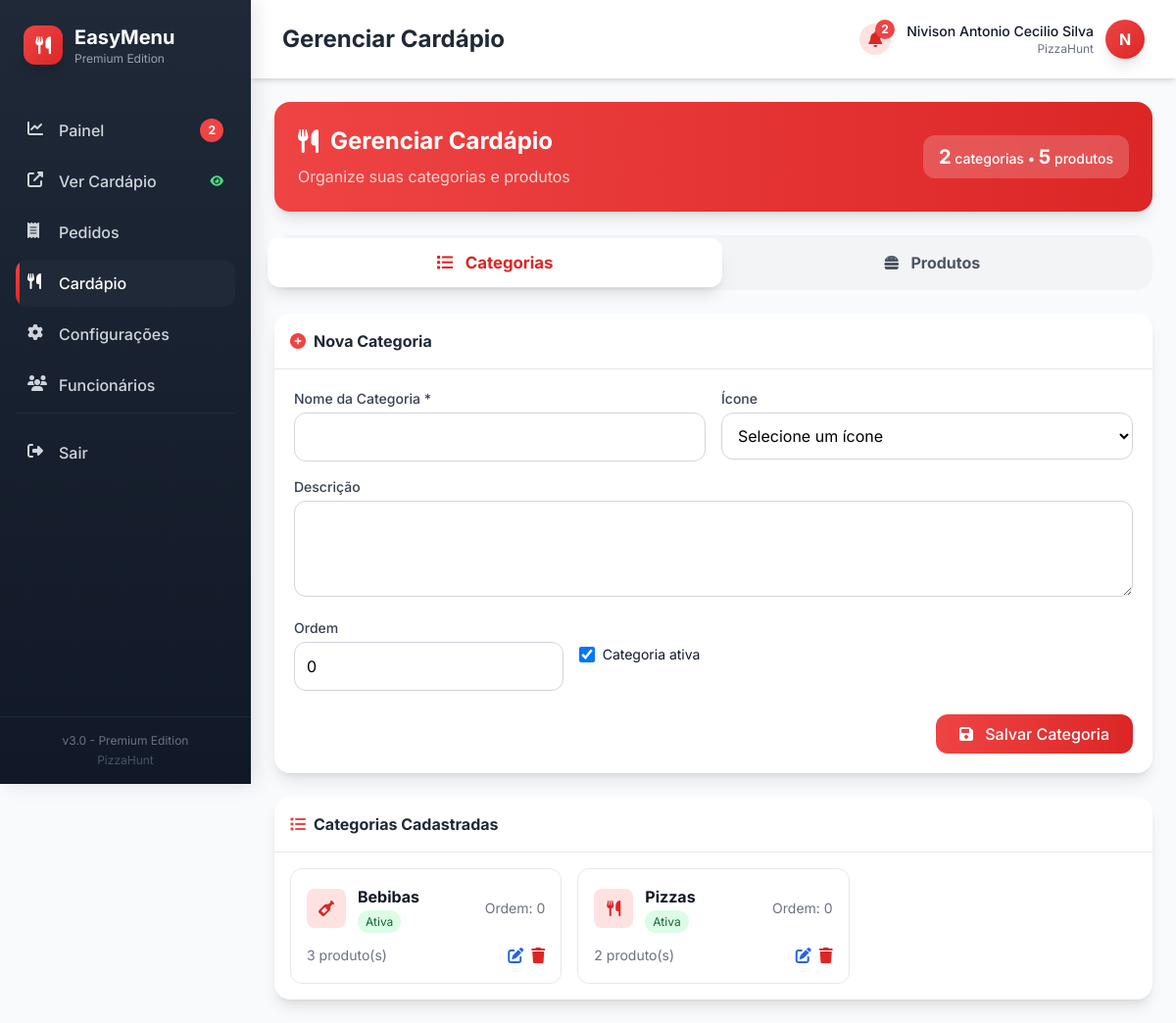
Screenshot of /index.php?pagina=cardapio (signed in) with the database file from the repository.
### tables this page shows
CREATE TABLE restaurantes (
                id INTEGER PRIMARY KEY AUTOINCREMENT,
                usuario_id INTEGER UNIQUE,
                nome TEXT NOT NULL,
                slogan TEXT,
                descricao TEXT,
                logo TEXT,
                banner TEXT,
                cnpj TEXT,
                endereco TEXT NOT NULL,
                numero TEXT,
                bairro TEXT,
                cidade TEXT DEFAULT 'São Paulo',
                estado TEXT DEFAULT 'SP',
                cep TEXT,
                telefone TEXT NOT NULL,
                whatsapp TEXT NOT NULL,
                instagram TEXT,
                site TEXT,
                horario_abertura TIME DEFAULT '10:00',
                horario_fechamento TIME DEFAULT '22:00',
                dias_funcionamento TEXT DEFAULT 'segunda,terca,quarta,quinta,sexta,sabado,domingo',
                cor_principal TEXT DEFAULT '#DC2626',
                cor_secundaria TEXT DEFAULT '#F59E0B',
                cor_texto TEXT DEFAULT '#1F2937',
                cor_fundo TEXT DEFAULT '#FFFFFF',
                tema TEXT DEFAULT 'claro',
                taxa_entrega DECIMAL(10,2) DEFAULT 5.00,
                pedido_minimo DECIMAL(10,2) DEFAULT 15.00,
                raio_entrega INTEGER DEFAULT 5,
                aceita_retirada INTEGER DEFAULT 1,
                aceita_delivery INTEGER DEFAULT 1,
                aceita_local INTEGER DEFAULT 1,
                formas_pagamento TEXT DEFAULT 'dinheiro,pix,credito,debito',
                ativo INTEGER DEFAULT 1,
                visualizacoes INTEGER DEFAULT 0,
                avaliacao_media DECIMAL(3,2) DEFAULT 5.0,
                total_avaliacoes INTEGER DEFAULT 0,
                data_cadastro DATETIME DEFAULT CURRENT_TIMESTAMP,
                FOREIGN KEY (usuario_id) REFERENCES usuarios(id) ON DELETE CASCADE
            );

CREATE TABLE usuarios (
                id INTEGER PRIMARY KEY AUTOINCREMENT,
                email TEXT UNIQUE NOT NULL,
                senha_hash TEXT NOT NULL,
                nome TEXT NOT NULL,
                telefone TEXT,
                avatar TEXT,
                data_cadastro DATETIME DEFAULT CURRENT_TIMESTAMP,
                ultimo_login DATETIME,
                ativo INTEGER DEFAULT 1,
                tipo TEXT DEFAULT 'restaurante'
            );

CREATE TABLE categorias (
                id INTEGER PRIMARY KEY AUTOINCREMENT,
                restaurante_id INTEGER,
                nome TEXT NOT NULL,
                descricao TEXT,
                icone TEXT DEFAULT 'fas fa-utensils',
                ordem INTEGER DEFAULT 0,
                ativo INTEGER DEFAULT 1,
                data_cadastro DATETIME DEFAULT CURRENT_TIMESTAMP,
                FOREIGN KEY (restaurante_id) REFERENCES restaurantes(id) ON DELETE CASCADE
            );

### helpers/render.php (the view, shortened to what the rows shown need)
<?php
require_once __DIR__ . '/functions.php';
?>
<?php
function render_cardapio($pdo, $restaurante) {
    $categorias = getCategorias($pdo, $restaurante['id']);
?>
<div class="animate-fade-in">
    <div class="bg-gradient-to-r from-red-500 to-red-600 rounded-2xl p-6 text-white mb-6 shadow-lg">
        <div class="flex flex-col md:flex-row md:items-center justify-between">
            <div>
                <h2 class="text-2xl font-bold flex items-center">
                    <i class="fas fa-utensils mr-3"></i> Gerenciar Cardápio
                </h2>
            </div>
        </div>
    </div>
    <div id="conteudoCategorias" class="space-y-6">
        <div class="bg-white rounded-2xl shadow-lg overflow-hidden">
            <div class="p-4">
                <?php if (empty($categorias)): ?>
                    <div class="text-center py-8 text-gray-500">
                        <i class="fas fa-list-alt text-4xl mb-3 opacity-30"></i>
                        <p class="font-medium">Nenhuma categoria cadastrada</p>
                        <p class="text-sm mt-1">Crie sua primeira categoria acima</p>
                    </div>
                <?php else: ?>
                    <div class="grid grid-cols-1 md:grid-cols-2 lg:grid-cols-3 gap-4">
                        <?php foreach ($categorias as $categoria): ?>
                            <div class="border border-gray-200 rounded-xl p-4 hover:border-red-300 hover:bg-red-50 transition-all duration-200">
                                <div class="flex items-center justify-between mb-3">
                                    <div class="flex items-center">
                                        <div class="w-10 h-10 bg-red-100 text-red-600 rounded-lg flex items-center justify-center mr-3">
                                            <i class="<?php echo $categoria['icone'] ?: 'fas fa-utensils'; ?>"></i>
                                        </div>
                                        <div>
                                            <h4 class="font-bold text-gray-900"><?php echo htmlspecialchars($categoria['nome']); ?></h4>
                                            <span class="text-xs px-2 py-1 rounded-full <?php echo $categoria['ativo'] ? 'bg-green-100 text-green-800' : 'bg-red-100 text-red-800'; ?>">
                                                <?php echo $categoria['ativo'] ? 'Ativa' : 'Inativa'; ?>
                                            </span>
                                        </div>
                                    </div>
                                    <div class="text-sm text-gray-500">
                                        Ordem: <?php echo $categoria['ordem']; ?>
                                    </div>
                                </div>
                                <div class="flex justify-between items-center">
                                    <div class="text-sm text-gray-500">
                                        <?php
                                            $produtos_categoria = getProdutosPorCategoria($pdo, $categoria['id']);
                                            echo count($produtos_categoria) . ' produto(s)';
                                        ?>
                                    </div>
                                    <div class="flex space-x-2">
                                        <a href="?pagina=cardapio&editar_categoria=<?php echo $categoria['id']; ?>"
                                           class="text-blue-600 hover:text-blue-800">
                                            <i class="fas fa-edit"></i>
                                        </a>
                                        <a href="?pagina=cardapio&acao=excluir_categoria&id=<?php echo $categoria['id']; ?>"
                                           onclick="return confirm('Tem certeza que deseja excluir esta categoria?')"
                                           class="text-red-600 hover:text-red-800">
                                            <i class="fas fa-trash"></i>
                                        </a>
                                    </div>
                                </div>
                            </div>
                        <?php endforeach; ?>
                    </div>
                <?php endif; ?>
            </div>
        </div>
    </div>
</div>
<?php
}
?>

### template/dashboard.php (shortened to what the rows shown need)
<!DOCTYPE html>
<html lang="pt-BR" class="scroll-smooth">
<head>
    <script src="https://cdn.tailwindcss.com"></script>
    <link rel="stylesheet" href="https://cdnjs.cloudflare.com/ajax/libs/font-awesome/6.4.0/css/all.min.css">
</head>
<body class="bg-gray-50 min-h-screen">
    <aside id="sidebar" class="sidebar w-64">
        <div class="p-6 border-b border-gray-800">
            <div class="flex items-center space-x-3">
                <div>
                    <h1 class="text-xl font-bold text-white"><?php echo APP_NAME; ?></h1>
                </div>
            </div>
        </div>
        <div class="absolute bottom-0 left-0 right-0 p-4 border-t border-gray-800">
            <div class="text-center">
                <p class="text-xs text-gray-500">v<?php echo APP_VERSION; ?></p>
                <p class="text-xs text-gray-600 mt-1"><?php echo htmlspecialchars($restaurante['nome']); ?></p>
            </div>
        </div>
    </aside>
    <div id="main-content" class="main-content transition-all duration-300 min-h-screen">
        <header class="bg-white shadow-md h-16 md:h-20 flex items-center justify-between px-4 md:px-8 sticky top-0 z-30">
            <div class="flex items-center space-x-4">
                <h2 class="text-xl md:text-2xl font-bold text-gray-800">
                    <?php
                        $titulo = [
                            'painel' => 'Painel de Controle',
                            'pedidos' => 'Gestão de Pedidos',
                            'cardapio' => 'Gerenciar Cardápio',
                            'configuracoes' => 'Configurações',
                            'funcionarios' => 'Funcionários'
                        ];
                        echo $titulo[$pagina_atual] ?? 'Dashboard';
                    ?>
                </h2>
            </div>
            <div class="flex items-center space-x-3 md:space-x-4">
                <div class="flex items-center space-x-3 group cursor-pointer">
                    <div class="text-right hidden md:block">
                        <p class="text-sm font-medium text-gray-900"><?php echo htmlspecialchars($usuario_logado['nome']); ?></p>
                        <p class="text-xs text-gray-500"><?php echo htmlspecialchars($restaurante['nome']); ?></p>
                    </div>
                    <div class="w-10 h-10 bg-gradient-to-br from-red-500 to-red-600 rounded-full flex items-center justify-center text-white font-bold shadow-lg group-hover:scale-110 transition-transform duration-200">
                        <?php echo strtoupper(substr($usuario_logado['nome'], 0, 1)); ?>
                    </div>
                </div>
            </div>
        </header>
        <main class="p-4 md:p-6">
            <div class="animate-fade-in">
                <?php
                switch ($pagina_atual) {
                    case 'cardapio':
                        render_cardapio($pdo, $restaurante);
                        break;
                }
                ?>
            </div>
        </main>
    </div>
</body>
</html>

### rows the page displays
restaurantes: nome "PizzaHunt", usuario.nome "Nivison Antonio Cecilio Silva", usuario.nome "N"
categorias: nome "Bebibas", ativo "Ativa", ordem "0", count($produtos_categoria) "3"
categorias: nome "Pizzas", ativo "Ativa", ordem "0", count($produtos_categoria) "2"

### other values shown
APP_NAME "EasyMenu"
$stats['pedidos_hoje'] "2"
APP_VERSION "3.0 - Premium Edition"
$titulo[$pagina_atual] "Gerenciar Cardápio"
min($stats['pedidos_hoje'], 9) "2"
count($categorias) "2"
count($produtos) "5"
